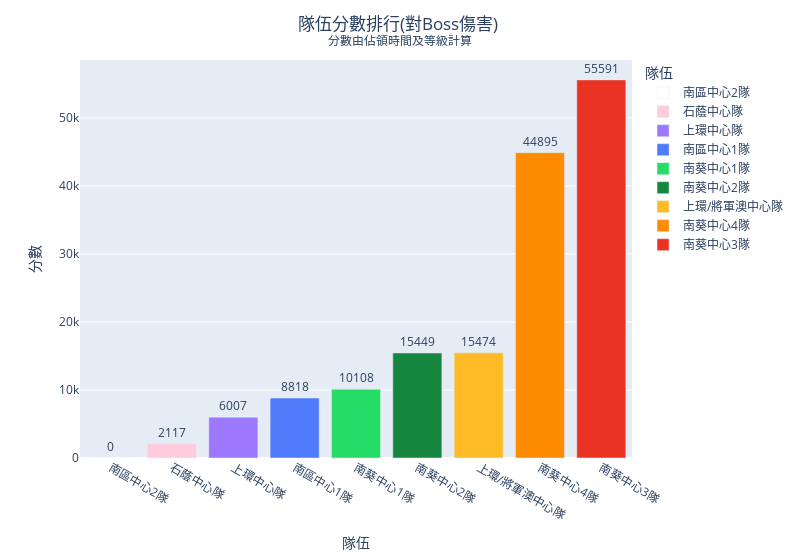

Notebook code cell kept with this figure:
### Code cell
fig = px.bar(
    users_df.sort('score_offset'), 
    x='name', 
    y='score', 
    hover_data=['name', 'score', 'total_captured', 'final_level'], 
    labels={
        'name': "隊伍",
        'score_offset': "分數",
        'score': "分數",
        'total_captured': "總佔領次數",
        'final_level': "最終等級"
    }, 
    color='name', 
    color_discrete_map=color_discrete_map, 
    text_auto='.0f',
    width=800,
)

fig.update_traces(textfont_size=12, textangle=0, textposition="outside", cliponaxis=False)
fig.update_layout(title_text='隊伍分數排行(對Boss傷害) <br><sup>分數由佔領時間及等級計算</sup>', title_x=0.5)

fig.show()

### Figure 1 — Plotly figure (JSON) as saved in the notebook; plotly's stock layout.template omitted (floating-point values rounded to 4 significant figures)
{"data": [{"alignmentgroup": "True", "cliponaxis": false, "customdata": [[0, 1]], "hovertemplate": "隊伍=%{x}<br>分數=%{y}<br>總佔領次數=%{customdata[0]}<br>最終等級=%{customdata[1]}<extra></extra>", "legendgroup": "南區中心2隊", "marker": {"color": "#ffffff", "pattern": {"shape": ""}}, "name": "南區中心2隊", "offsetgroup": "南區中心2隊", "orientation": "v", "showlegend": true, "textangle": 0, "textfont": {"size": 12}, "textposition": "outside", "texttemplate": "%{y:.0f}", "type": "bar", "x": ["南區中心2隊"], "xaxis": "x", "y": [0], "yaxis": "y"}, {"alignmentgroup": "True", "cliponaxis": false, "customdata": [[13, 3]], "hovertemplate": "隊伍=%{x}<br>分數=%{y}<br>總佔領次數=%{customdata[0]}<br>最終等級=%{customdata[1]}<extra></extra>", "legendgroup": "石蔭中心隊", "marker": {"color": "#ffccdd", "pattern": {"shape": ""}}, "name": "石蔭中心隊", "offsetgroup": "石蔭中心隊", "orientation": "v", "showlegend": true, "textangle": 0, "textfont": {"size": 12}, "textposition": "outside", "texttemplate": "%{y:.0f}", "type": "bar", "x": ["石蔭中心隊"], "xaxis": "x", "y": [2117.0], "yaxis": "y"}, {"alignmentgroup": "True", "cliponaxis": false, "customdata": [[7, 3]], "hovertemplate": "隊伍=%{x}<br>分數=%{y}<br>總佔領次數=%{customdata[0]}<br>最終等級=%{customdata[1]}<extra></extra>", "legendgroup": "上環中心隊", "marker": {"color": "#9c78fe", "pattern": {"shape": ""}}, "name": "上環中心隊", "offsetgroup": "上環中心隊", "orientation": "v", "showlegend": true, "textangle": 0, "textfont": {"size": 12}, "textposition": "outside", "texttemplate": "%{y:.0f}", "type": "bar", "x": ["上環中心隊"], "xaxis": "x", "y": [6007.0], "yaxis": "y"}, {"alignmentgroup": "True", "cliponaxis": false, "customdata": [[2, 3]], "hovertemplate": "隊伍=%{x}<br>分數=%{y}<br>總佔領次數=%{customdata[0]}<br>最終等級=%{customdata[1]}<extra></extra>", "legendgroup": "南區中心1隊", "marker": {"color": "#4f7af9", "pattern": {"shape": ""}}, "name": "南區中心1隊", "offsetgroup": "南區中心1隊", "orientation": "v", "showlegend": true, "textangle": 0, "textfont": {"size": 12}, "textposition": "outside", "texttemplate": "%{y:.0f}", "type": "bar", "x": ["南區中心1隊"], "xaxis": "x", "y": [8818.0], "yaxis": "y"}, {"alignmentgroup": "True", "cliponaxis": false, "customdata": [[23, 2]], "hovertemplate": "隊伍=%{x}<br>分數=%{y}<br>總佔領次數=%{customdata[0]}<br>最終等級=%{customdata[1]}<extra></extra>", "legendgroup": "南葵中心1隊", "marker": {"color": "#25dc67", "pattern": {"shape": ""}}, "name": "南葵中心1隊", "offsetgroup": "南葵中心1隊", "orientation": "v", "showlegend": true, "textangle": 0, "textfont": {"size": 12}, "textposition": "outside", "texttemplate": "%{y:.0f}", "type": "bar", "x": ["南葵中心1隊"], "xaxis": "x", "y": [10110.0], "yaxis": "y"}, {"alignmentgroup": "True", "cliponaxis": false, "customdata": [[15, 2]], "hovertemplate": "隊伍=%{x}<br>分數=%{y}<br>總佔領次數=%{customdata[0]}<br>最終等級=%{customdata[1]}<extra></extra>", "legendgroup": "南葵中心2隊", "marker": {"color": "#17873f", "pattern": {"shape": ""}}, "name": "南葵中心2隊", "offsetgroup": "南葵中心2隊", "orientation": "v", "showlegend": true, "textangle": 0, "textfont": {"size": 12}, "textposition": "outside", "texttemplate": "%{y:.0f}", "type": "bar", "x": ["南葵中心2隊"], "xaxis": "x", "y": [15450.0], "yaxis": "y"}, {"alignmentgroup": "True", "cliponaxis": false, "customdata": [[12, 3]], "hovertemplate": "隊伍=%{x}<br>分數=%{y}<br>總佔領次數=%{customdata[0]}<br>最終等級=%{customdata[1]}<extra></extra>", "legendgroup": "上環/將軍澳中心隊", "marker": {"color": "#febb26", "pattern": {"shape": ""}}, "name": "上環/將軍澳中心隊", "offsetgroup": "上環/將軍澳中心隊", "orientation": "v", "showlegend": true, "textangle": 0, "textfont": {"size": 12}, "textposition": "outside", "texttemplate": "%{y:.0f}", "type": "bar", "x": ["上環/將軍澳中心隊"], "xaxis": "x", "y": [15470.0], "yaxis": "y"}, {"alignmentgroup": "True", "cliponaxis": false, "customdata": [[26, 3]], "hovertemplate": "隊伍=%{x}<br>分數=%{y}<br>總佔領次數=%{customdata[0]}<br>最終等級=%{customdata[1]}<extra></extra>", "legendgroup": "南葵中心4隊", "marker": {"color": "#ff8b00", "pattern": {"shape": ""}}, "name": "南葵中心4隊", "offsetgroup": "南葵中心4隊", "orientation": "v", "showlegend": true, "textangle": 0, "textfont": {"size": 12}, "textposition": "outside", "texttemplate": "%{y:.0f}", "type": "bar", "x": ["南葵中心4隊"], "xaxis": "x", "y": [44890.0], "yaxis": "y"}, {"alignmentgroup": "True", "cliponaxis": false, "customdata": [[19, 3]], "hovertemplate": "隊伍=%{x}<br>分數=%{y}<br>總佔領次數=%{customdata[0]}<br>最終等級=%{customdata[1]}<extra></extra>", "legendgroup": "南葵中心3隊", "marker": {"color": "#ea3323", "pattern": {"shape": ""}}, "name": "南葵中心3隊", "offsetgroup": "南葵中心3隊", "orientation": "v", "showlegend": true, "textangle": 0, "textfont": {"size": 12}, "textposition": "outside", "texttemplate": "%{y:.0f}", "type": "bar", "x": ["南葵中心3隊"], "xaxis": "x", "y": [55590.0], "yaxis": "y"}], "layout": {"barmode": "relative", "legend": {"title": {"text": "隊伍"}, "tracegroupgap": 0}, "margin": {"t": 60}, "title": {"text": "隊伍分數排行(對Boss傷害) <br><sup>分數由佔領時間及等級計算</sup>", "x": 0.5}, "width": 800, "xaxis": {"anchor": "y", "categoryarray": ["南區中心2隊", "石蔭中心隊", "上環中心隊", "南區中心1隊", "南葵中心1隊", "南葵中心2隊", "上環/將軍澳中心隊", "南葵中心4隊", "南葵中心3隊"], "categoryorder": "array", "domain": [0, 1], "title": {"text": "隊伍"}}, "yaxis": {"anchor": "x", "domain": [0, 1], "title": {"text": "分數"}}}}
